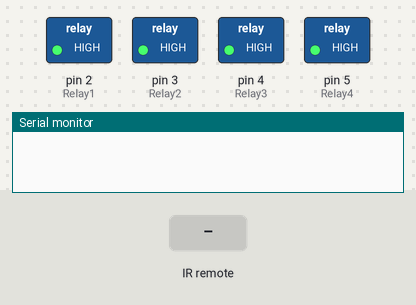
The sketch below on a simulated Arduino Uno, built with avr-gcc and run on an emulated ATmega328P. On the bench: switched loads named in the sketch (green lamp = pin HIGH), the last lines printed to the serial monitor. Inputs (shaded band) come from the test bench.

Above: at 1.2 s.
1.3 s: infrared code 0x1FE50AF received
At 1.8 s:
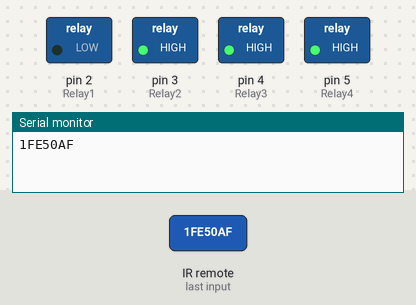
2.9 s: infrared code 0x1FED827 received
At 4.1 s:
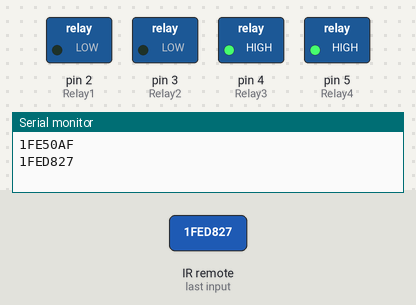
4.5 s: infrared code 0x1FEF807 received
At 5.4 s:
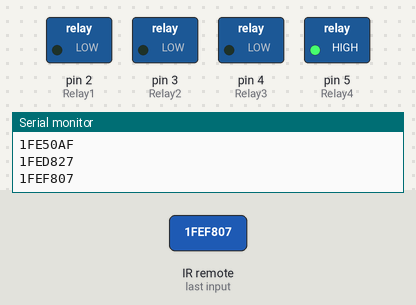
6.1 s: infrared code 0x1FE30CF received
At 6.6 s:
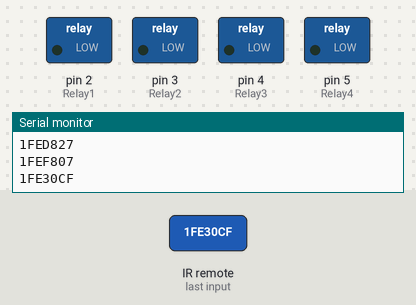
7.7 s: infrared code 0x1FE48B7 received
At 9.0 s:
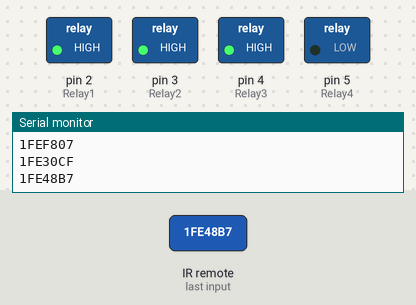
9.3 s: infrared code 0x1FE50AF received
At 10.2 s:
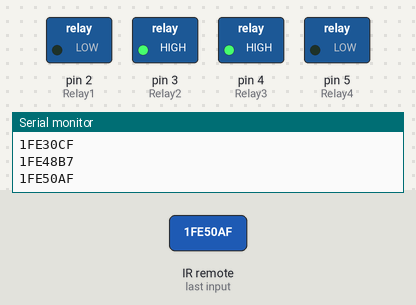
Timing chart, 0 to 11.9 s (numbered marks = the images above; inputs shaded):
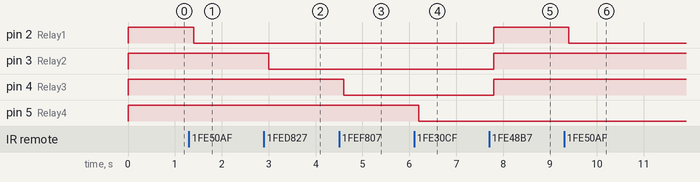

The sketch:

Remote_version_0.2.ino
```cpp
//This is Second Version of the remote.
//In this I am using
// 1) Simple on and off switch feature.
// 2) One Power button switch to off all but one switch

#include <IRremote.h>

int IRpin = 11;
IRrecv irrecv(IRpin);
decode_results results;
// Initializing the pins for Relay
int Relay1 = 2;
int Relay2 = 3;
int Relay3 = 4;
int Relay4 = 5;
// Inializing the variable for storing the last status of Relay_pins
int val1 = 0;
int val2 = 0;
int val3 = 0;
int val4 = 0;
int dt = 60;
int dt2=100;

void setup()
{
  Serial.begin(9600);
  irrecv.enableIRIn(); // Start the receiver
  pinMode(Relay1, OUTPUT);
  pinMode(Relay2, OUTPUT);
  pinMode(Relay3, OUTPUT);
  pinMode(Relay4, OUTPUT);
  digitalWrite(Relay1, HIGH);//HIGH means off
  digitalWrite(Relay2, HIGH);
  digitalWrite(Relay3, HIGH);
  digitalWrite(Relay4, HIGH);
}
void loop()

{

  while (irrecv.decode(&results) == 0) {
  }
  Serial.println(results.value, HEX);
  delay(dt2);
  irrecv.resume();
  /*  if (irrecv.decode(&results))
    {
      Serial.println(results.value, HEX); // Print the Serial 'results.value'
      irrecv.resume();   // Receive the next value
      delay(dt);
    }
  */

  if (results.value == 0x1FE50AF)
  {
    val1 = digitalRead(Relay1);
    if (val1 == 0)
    {
      digitalWrite(Relay1, HIGH);
      val1 = 1;
      delay(dt);
    }
    else
    {
      digitalWrite(Relay1, LOW);
      val1 = 0;
      delay(dt);
    }
  }


  if (results.value == 0x1FED827)
  {
    val2 = digitalRead(Relay2);
    if (val2 == 0)
    {
      digitalWrite(Relay2, HIGH);
      val2 = 1;
      delay(dt);
    }
    else
    {
      digitalWrite(Relay2, LOW);
      val2 = 0;
      delay(dt);
    }
  }


  if (results.value == 0x1FEF807)
  {
    val3 = digitalRead(Relay3);
    if (val3 == 0)
    {
      digitalWrite(Relay3, HIGH);
      val3 = 1;
      delay(dt);
    }
    else
    {
      digitalWrite(Relay3, LOW);
      val3 = 0;
      delay(dt);
    }
  }


  if (results.value == 0x1FE30CF)
  {
    val4 = digitalRead(Relay4);
    if (val4 == 0)
    {
      digitalWrite(Relay4, HIGH);
      val4 = 1;
      delay(dt);
    }
    else
    {
      digitalWrite(Relay4, LOW);
      val4 = 0;
      delay(dt);
    }
  }


  if (results.value == 0x1FE48B7)
  {
    digitalWrite(Relay1, HIGH);
    digitalWrite(Relay2, HIGH);
    digitalWrite(Relay3, HIGH);
  }

}
```

Measured:
- after the input at 1.3 s, pin 2 (Relay1): HIGH → LOW after 0.10 s
- after the input at 2.9 s, pin 3 (Relay2): HIGH → LOW after 0.10 s
- after the input at 4.5 s, pin 4 (Relay3): HIGH → LOW after 0.10 s
- after the input at 6.1 s, pin 5 (Relay4): HIGH → LOW after 0.10 s
- after the input at 7.7 s, pin 2 (Relay1), pin 3 (Relay2), pin 4 (Relay3): LOW → HIGH after 0.10 s
- after the input at 9.3 s, pin 2 (Relay1): HIGH → LOW after 0.10 s
